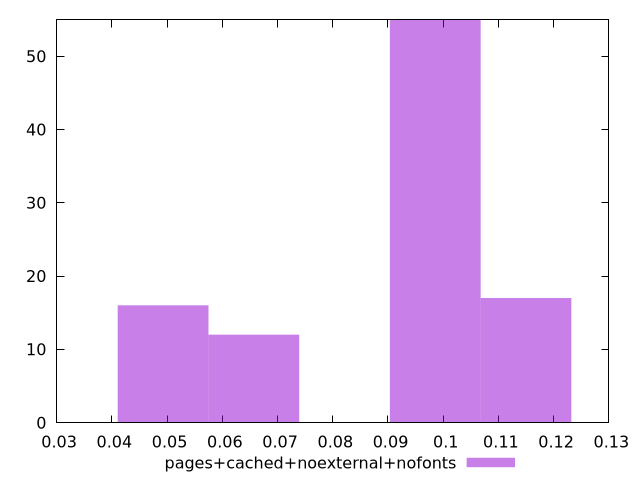

Write the gnuplot code that produced this figure.
$_pagesCachedNoexternalNofonts <<EOF
0.04928092012619996 16
0.09856184025239992 55
0.1149888136277999 17
0.06570789350159995 12
EOF
set key outside below
set terminal pngcairo
set output "report_00005_2020-11-02T22-26-11.212Z/largest-contentful-paint/pages+cached+noexternal+nofonts//hist.png"
set yrange [0:55]
set boxwidth 0.016426973375399986
set style fill transparent solid 0.5 noborder
plot $_pagesCachedNoexternalNofonts title "pages+cached+noexternal+nofonts" with boxes ,
